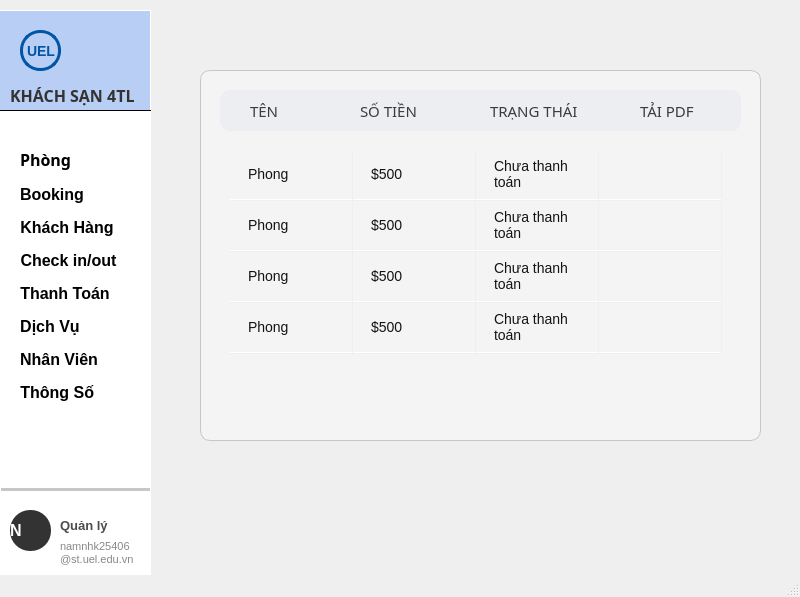
<?xml version="1.0" encoding="UTF-8"?>
<ui version="4.0">
 <class>MainWindow</class>
 <widget class="QMainWindow" name="MainWindow">
  <property name="geometry">
   <rect>
    <x>0</x>
    <y>0</y>
    <width>800</width>
    <height>597</height>
   </rect>
  </property>
  <property name="windowTitle">
   <string>MainWindow</string>
  </property>
  <widget class="QWidget" name="centralwidget">
   <widget class="QLabel" name="label">
    <property name="geometry">
     <rect>
      <x>200</x>
      <y>70</y>
      <width>561</width>
      <height>371</height>
     </rect>
    </property>
    <property name="styleSheet">
     <string notr="true">QLabel {
	background-color: #F4F4F4;
	border: 1px solid #c7c7c7;
	border-radius: 10px;
}</string>
    </property>
    <property name="text">
     <string/>
    </property>
   </widget>
   <widget class="QTableWidget" name="tableWidget">
    <property name="geometry">
     <rect>
      <x>230</x>
      <y>150</y>
      <width>501</width>
      <height>261</height>
     </rect>
    </property>
    <property name="styleSheet">
     <string notr="true">QTableWidget {
    background-color: #F4F4F4; /* Màu xám nhạt giống nền ảnh bạn gửi */
    border: none; /* Xóa viền ngoài để khít tuyệt đối */
    gridline-color: #efefef; /* Màu đường kẻ mảnh, nhẹ nhàng */
    font-size: 12px;
    color: #141212;
	font-family: &quot;Inter&quot;; /* Chọn phông chữ hiện đại */
    font-size: 14px;                 /* Kích thước chữ vừa mắt */
}

/* Chỉnh các ô nội dung */
QTableWidget::item {
    padding-left: 15px; /* Tạo khoảng trống bên trái cho chữ không bị dính viền */
    border-bottom: 1px solid #FFFFFF; /* Đường gạch dưới mỗi hàng */
}
</string>
    </property>
    <attribute name="horizontalHeaderVisible">
     <bool>false</bool>
    </attribute>
    <attribute name="horizontalHeaderDefaultSectionSize">
     <number>123</number>
    </attribute>
    <attribute name="verticalHeaderVisible">
     <bool>false</bool>
    </attribute>
    <attribute name="verticalHeaderDefaultSectionSize">
     <number>51</number>
    </attribute>
    <row>
     <property name="text">
      <string>New Row</string>
     </property>
    </row>
    <row>
     <property name="text">
      <string>New Row</string>
     </property>
    </row>
    <row>
     <property name="text">
      <string>New Row</string>
     </property>
    </row>
    <row>
     <property name="text">
      <string>New Row</string>
     </property>
    </row>
    <column>
     <property name="text">
      <string>New Column</string>
     </property>
     <property name="textAlignment">
      <set>AlignCenter</set>
     </property>
    </column>
    <column>
     <property name="text">
      <string>New Column</string>
     </property>
    </column>
    <column>
     <property name="text">
      <string>New Column</string>
     </property>
    </column>
    <column>
     <property name="text">
      <string>New Column</string>
     </property>
    </column>
    <item row="0" column="0">
     <property name="text">
      <string>Phong</string>
     </property>
    </item>
    <item row="0" column="1">
     <property name="text">
      <string>$500</string>
     </property>
    </item>
    <item row="0" column="2">
     <property name="text">
      <string>Chưa thanh toán </string>
     </property>
    </item>
    <item row="0" column="3">
     <property name="text">
      <string/>
     </property>
     <property name="textAlignment">
      <set>AlignCenter</set>
     </property>
    </item>
    <item row="1" column="0">
     <property name="text">
      <string>Phong</string>
     </property>
    </item>
    <item row="1" column="1">
     <property name="text">
      <string>$500</string>
     </property>
    </item>
    <item row="1" column="2">
     <property name="text">
      <string>Chưa thanh toán </string>
     </property>
    </item>
    <item row="1" column="3">
     <property name="text">
      <string/>
     </property>
     <property name="textAlignment">
      <set>AlignCenter</set>
     </property>
    </item>
    <item row="2" column="0">
     <property name="text">
      <string>Phong</string>
     </property>
    </item>
    <item row="2" column="1">
     <property name="text">
      <string>$500</string>
     </property>
    </item>
    <item row="2" column="2">
     <property name="text">
      <string>Chưa thanh toán </string>
     </property>
    </item>
    <item row="2" column="3">
     <property name="text">
      <string/>
     </property>
     <property name="textAlignment">
      <set>AlignCenter</set>
     </property>
    </item>
    <item row="3" column="0">
     <property name="text">
      <string>Phong</string>
     </property>
    </item>
    <item row="3" column="1">
     <property name="text">
      <string>$500</string>
     </property>
    </item>
    <item row="3" column="2">
     <property name="text">
      <string>Chưa thanh toán </string>
     </property>
    </item>
    <item row="3" column="3">
     <property name="text">
      <string/>
     </property>
     <property name="textAlignment">
      <set>AlignCenter</set>
     </property>
    </item>
   </widget>
   <widget class="QLabel" name="label_4">
    <property name="geometry">
     <rect>
      <x>60</x>
      <y>510</y>
      <width>61</width>
      <height>31</height>
     </rect>
    </property>
    <property name="font">
     <font>
      <pointsize>-1</pointsize>
      <weight>75</weight>
      <bold>true</bold>
     </font>
    </property>
    <property name="styleSheet">
     <string notr="true">QLabel{
	font-size: 13px; 
	font-weight: bold; 
	color: #4c4c4c;
}</string>
    </property>
    <property name="text">
     <string>Quản lý</string>
    </property>
   </widget>
   <widget class="QWidget" name="verticalLayoutWidget">
    <property name="geometry">
     <rect>
      <x>20</x>
      <y>140</y>
      <width>111</width>
      <height>273</height>
     </rect>
    </property>
    <layout class="QVBoxLayout" name="verticalLayout_3">
     <item>
      <widget class="QPushButton" name="pushButton_19">
       <property name="font">
        <font>
         <family>Montserrat</family>
         <pointsize>12</pointsize>
         <weight>75</weight>
         <bold>true</bold>
        </font>
       </property>
       <property name="layoutDirection">
        <enum>Qt::LeftToRight</enum>
       </property>
       <property name="styleSheet">
        <string notr="true">QPushButton {
	background-color:white;
	border:1px;
	font-family: &quot;Montserrat&quot;;
	font-size:12pt;
	font-weight: bold;
	text-align: left;
}
QPushButton:hover {
	background-color:white;
	border:1px;
	font-family: &quot;Montserrat&quot;;
	font-size:13pt;
	font-weight: bold;
	text-align: left;
}
	</string>
       </property>
       <property name="text">
        <string>Phòng</string>
       </property>
      </widget>
     </item>
     <item>
      <widget class="QPushButton" name="pushButton_20">
       <property name="styleSheet">
        <string notr="true">QPushButton {
	background-color:white;
	border:1px;
	font-family: &quot;Montserrat&quot;;
	font-size:12pt;
	font-weight: bold;
	text-align: left;
}
QPushButton:hover {
	background-color:white;
	border:1px;
	font-family: &quot;Montserrat&quot;;
	font-size:13pt;
	font-weight: bold;
	text-align: left;
}</string>
       </property>
       <property name="text">
        <string>Booking</string>
       </property>
      </widget>
     </item>
     <item alignment="Qt::AlignLeft">
      <widget class="QPushButton" name="pushButton_21">
       <property name="styleSheet">
        <string notr="true">QPushButton {
	background-color:white;
	border:1px;
	font-family: &quot;Montserrat&quot;;
	font-size:12pt;
	font-weight: bold;
}
QPushButton:hover {
	background-color:white;
	border:1px;
	font-family: &quot;Montserrat&quot;;
	font-size:13pt;
	font-weight: bold;
	text-align: left;
}</string>
       </property>
       <property name="text">
        <string>Khách Hàng</string>
       </property>
      </widget>
     </item>
     <item alignment="Qt::AlignLeft">
      <widget class="QPushButton" name="pushButton_22">
       <property name="styleSheet">
        <string notr="true">QPushButton {
	background-color:white;
	border:1px;
	font-family: &quot;Montserrat&quot;;
	font-size:12pt;
	font-weight: bold;
}
QPushButton:hover {
	background-color:white;
	border:1px;
	font-family: &quot;Montserrat&quot;;
	font-size:13pt;
	font-weight: bold;
	text-align: left;
}</string>
       </property>
       <property name="text">
        <string>Check in/out</string>
       </property>
      </widget>
     </item>
     <item alignment="Qt::AlignLeft">
      <widget class="QPushButton" name="pushButton_23">
       <property name="styleSheet">
        <string notr="true">QPushButton {
	background-color:white;
	border:1px;
	font-family: &quot;Montserrat&quot;;
	font-size:12pt;
	font-weight: bold;
}
QPushButton:hover {
	background-color:white;
	border:1px;
	font-family: &quot;Montserrat&quot;;
	font-size:13pt;
	font-weight: bold;
	text-align: left;
}</string>
       </property>
       <property name="text">
        <string>Thanh Toán</string>
       </property>
      </widget>
     </item>
     <item alignment="Qt::AlignLeft">
      <widget class="QPushButton" name="pushButton_24">
       <property name="styleSheet">
        <string notr="true">QPushButton {
	background-color:white;
	border:1px;
	font-family: &quot;Montserrat&quot;;
	font-size:12pt;
	font-weight: bold;
}
QPushButton:hover {
	background-color:white;
	border:1px;
	font-family: &quot;Montserrat&quot;;
	font-size:13pt;
	font-weight: bold;
	text-align: left;
}</string>
       </property>
       <property name="text">
        <string>Dịch Vụ</string>
       </property>
      </widget>
     </item>
     <item alignment="Qt::AlignLeft">
      <widget class="QPushButton" name="pushButton_25">
       <property name="styleSheet">
        <string notr="true">QPushButton {
	background-color:white;
	border:1px;
	font-family: &quot;Montserrat&quot;;
	font-size:12pt;
	font-weight: bold;
}
QPushButton:hover {
	background-color:white;
	border:1px;
	font-family: &quot;Montserrat&quot;;
	font-size:13pt;
	font-weight: bold;
	text-align: left;
}</string>
       </property>
       <property name="text">
        <string>Nhân Viên</string>
       </property>
      </widget>
     </item>
     <item alignment="Qt::AlignLeft">
      <widget class="QPushButton" name="pushButton_26">
       <property name="styleSheet">
        <string notr="true">QPushButton {
	background-color:white;
	border:1px;
	font-family: &quot;Montserrat&quot;;
	font-size:12pt;
	font-weight: bold;
}
QPushButton:hover {
	background-color:white;
	border:1px;
	font-family: &quot;Montserrat&quot;;
	font-size:13pt;
	font-weight: bold;
	text-align: left;
}</string>
       </property>
       <property name="text">
        <string>Thông Số </string>
       </property>
      </widget>
     </item>
    </layout>
   </widget>
   <widget class="QTextBrowser" name="textBrowser">
    <property name="geometry">
     <rect>
      <x>-10</x>
      <y>10</y>
      <width>161</width>
      <height>101</height>
     </rect>
    </property>
    <property name="styleSheet">
     <string notr="true">QTextBrowser {
	background-color: #B9CEF4;
	border: 1px solid white
}</string>
    </property>
   </widget>
   <widget class="QTextBrowser" name="textBrowser_3">
    <property name="geometry">
     <rect>
      <x>0</x>
      <y>490</y>
      <width>151</width>
      <height>91</height>
     </rect>
    </property>
    <property name="styleSheet">
     <string notr="true">QTextBrowser {
	border:1px;
}</string>
    </property>
   </widget>
   <widget class="QLabel" name="label_7">
    <property name="geometry">
     <rect>
      <x>20</x>
      <y>30</y>
      <width>41</width>
      <height>41</height>
     </rect>
    </property>
    <property name="font">
     <font>
      <pointsize>-1</pointsize>
      <weight>75</weight>
      <bold>true</bold>
     </font>
    </property>
    <property name="styleSheet">
     <string notr="true">QLabel {
    background-color: #B9CEF4;
    color: #0055A5;
    border-radius: 20px;       /* Bằng 1/2 chiều cao 40px để tạo hình tròn */
    font-weight: bold;
    font-size: 14px;
    qproperty-alignment: 'AlignCenter';
	border: 3px solid #0055A5;
}</string>
    </property>
    <property name="text">
     <string>UEL</string>
    </property>
   </widget>
   <widget class="QLabel" name="label_8">
    <property name="geometry">
     <rect>
      <x>60</x>
      <y>540</y>
      <width>81</width>
      <height>26</height>
     </rect>
    </property>
    <property name="styleSheet">
     <string notr="true">QLabel {
	font-size: 11px; 
	color: #888888;
}</string>
    </property>
    <property name="text">
     <string>namnhk25406
@st.uel.edu.vn</string>
    </property>
   </widget>
   <widget class="QLabel" name="label_3">
    <property name="geometry">
     <rect>
      <x>10</x>
      <y>40</y>
      <width>141</width>
      <height>111</height>
     </rect>
    </property>
    <property name="font">
     <font>
      <family>Montserrat</family>
      <pointsize>12</pointsize>
      <weight>75</weight>
      <bold>true</bold>
     </font>
    </property>
    <property name="styleSheet">
     <string notr="true">QLabel {
	color: #333333;
	font-family: &quot;Montserrat&quot;;
	font-size:12pt;
	font-weight: bold;
}</string>
    </property>
    <property name="text">
     <string>KHÁCH SẠN 4TL</string>
    </property>
   </widget>
   <widget class="QLabel" name="label_9">
    <property name="geometry">
     <rect>
      <x>10</x>
      <y>510</y>
      <width>41</width>
      <height>41</height>
     </rect>
    </property>
    <property name="styleSheet">
     <string notr="true">QLabel {
    background-color: #333333; /* Màu nền đen xám */
    color: white;
    border-radius: 20px;       /* Bằng 1/2 chiều cao 40px để tạo hình tròn */
    font-weight: bold;
    font-size: 16px;
    qproperty-alignment: 'AlignCenter';
}</string>
    </property>
    <property name="text">
     <string>N</string>
    </property>
   </widget>
   <widget class="QPushButton" name="pushButton_10">
    <property name="geometry">
     <rect>
      <x>110</x>
      <y>490</y>
      <width>41</width>
      <height>41</height>
     </rect>
    </property>
    <property name="cursor">
     <cursorShape>PointingHandCursor</cursorShape>
    </property>
    <property name="styleSheet">
     <string notr="true">QPushButton {
    background-color: transparent;
    border: none;
	icon-size:	18px;
}
</string>
    </property>
    <property name="text">
     <string/>
    </property>
    <property name="icon">
     <iconset>
      <normaloff>banhrang.png</normaloff>banhrang.png</iconset>
    </property>
   </widget>
   <widget class="QTextBrowser" name="textBrowser_2">
    <property name="geometry">
     <rect>
      <x>0</x>
      <y>110</y>
      <width>151</width>
      <height>381</height>
     </rect>
    </property>
    <property name="styleSheet">
     <string notr="true">QTextBrowser {
	border-top: 1px solid black;
	border-right:1px solid white;
	border-left:1px solid white;
	border-bottom:3px solid #c7c7c7;
}</string>
    </property>
   </widget>
   <widget class="QFrame" name="frame">
    <property name="geometry">
     <rect>
      <x>220</x>
      <y>90</y>
      <width>521</width>
      <height>41</height>
     </rect>
    </property>
    <property name="styleSheet">
     <string notr="true">#frame {
	background-color: #ECEEF1;
	border-radius:10px;
}
QFrame {
	background-color:none;
}</string>
    </property>
    <property name="frameShape">
     <enum>QFrame::StyledPanel</enum>
    </property>
    <property name="frameShadow">
     <enum>QFrame::Raised</enum>
    </property>
    <widget class="QLabel" name="label_2">
     <property name="geometry">
      <rect>
       <x>30</x>
       <y>0</y>
       <width>51</width>
       <height>41</height>
      </rect>
     </property>
     <property name="font">
      <font>
       <family>MS Reference Sans Serif</family>
       <pointsize>11</pointsize>
      </font>
     </property>
     <property name="styleSheet">
      <string notr="true">QLabel{
	color: #3B3B3C ;
	background-color: none ;
	border:1px;
	font-family: &quot;MS Reference Sans Serif&quot; ;
	font-size: 11pt;
}</string>
     </property>
     <property name="text">
      <string>TÊN</string>
     </property>
    </widget>
    <widget class="QLabel" name="label_5">
     <property name="geometry">
      <rect>
       <x>140</x>
       <y>0</y>
       <width>91</width>
       <height>41</height>
      </rect>
     </property>
     <property name="font">
      <font>
       <family>MS Reference Sans Serif</family>
       <pointsize>11</pointsize>
      </font>
     </property>
     <property name="styleSheet">
      <string notr="true">QLabel{
	color: #3B3B3C ;
	background-color: none ;
	border:1px;
	font-family: &quot;MS Reference Sans Serif&quot; ;
	font-size: 11pt;
}</string>
     </property>
     <property name="text">
      <string>SỐ TIỀN</string>
     </property>
    </widget>
    <widget class="QLabel" name="label_6">
     <property name="geometry">
      <rect>
       <x>270</x>
       <y>0</y>
       <width>111</width>
       <height>41</height>
      </rect>
     </property>
     <property name="font">
      <font>
       <family>MS Reference Sans Serif</family>
       <pointsize>11</pointsize>
      </font>
     </property>
     <property name="styleSheet">
      <string notr="true">QLabel{
	color: #3B3B3C ;
	background-color: none ;
	border:1px;
	font-family: &quot;MS Reference Sans Serif&quot; ;
	font-size: 11pt;
}</string>
     </property>
     <property name="text">
      <string>TRẠNG THÁI</string>
     </property>
    </widget>
    <widget class="QLabel" name="label_10">
     <property name="geometry">
      <rect>
       <x>420</x>
       <y>0</y>
       <width>71</width>
       <height>41</height>
      </rect>
     </property>
     <property name="font">
      <font>
       <family>MS Reference Sans Serif</family>
       <pointsize>11</pointsize>
      </font>
     </property>
     <property name="styleSheet">
      <string notr="true">QLabel{
	color: #3B3B3C ;
	background-color: none ;
	border:1px;
	font-family: &quot;MS Reference Sans Serif&quot; ;
	font-size: 11pt;
}</string>
     </property>
     <property name="text">
      <string>TẢI PDF</string>
     </property>
    </widget>
   </widget>
   <widget class="QPushButton" name="pushButton_9">
    <property name="geometry">
     <rect>
      <x>640</x>
      <y>160</y>
      <width>61</width>
      <height>31</height>
     </rect>
    </property>
    <property name="font">
     <font>
      <family>Montserrat</family>
      <pointsize>11</pointsize>
      <weight>50</weight>
      <bold>false</bold>
     </font>
    </property>
    <property name="cursor">
     <cursorShape>PointingHandCursor</cursorShape>
    </property>
    <property name="styleSheet">
     <string notr="true">QPushButton {
	background-color:transparent;
	border:1px;
}</string>
    </property>
    <property name="text">
     <string/>
    </property>
    <property name="icon">
     <iconset>
      <normaloff>taimoi.png</normaloff>taimoi.png</iconset>
    </property>
    <property name="iconSize">
     <size>
      <width>30</width>
      <height>30</height>
     </size>
    </property>
   </widget>
   <widget class="QPushButton" name="pushButton_11">
    <property name="geometry">
     <rect>
      <x>640</x>
      <y>210</y>
      <width>61</width>
      <height>31</height>
     </rect>
    </property>
    <property name="font">
     <font>
      <family>Montserrat</family>
      <pointsize>11</pointsize>
      <weight>50</weight>
      <bold>false</bold>
     </font>
    </property>
    <property name="cursor">
     <cursorShape>PointingHandCursor</cursorShape>
    </property>
    <property name="styleSheet">
     <string notr="true">QPushButton {
	background-color:transparent;
	border:1px;
}</string>
    </property>
    <property name="text">
     <string/>
    </property>
    <property name="icon">
     <iconset>
      <normaloff>taimoi.png</normaloff>taimoi.png</iconset>
    </property>
    <property name="iconSize">
     <size>
      <width>30</width>
      <height>30</height>
     </size>
    </property>
   </widget>
   <widget class="QPushButton" name="pushButton_12">
    <property name="geometry">
     <rect>
      <x>640</x>
      <y>260</y>
      <width>61</width>
      <height>31</height>
     </rect>
    </property>
    <property name="font">
     <font>
      <family>Montserrat</family>
      <pointsize>11</pointsize>
      <weight>50</weight>
      <bold>false</bold>
     </font>
    </property>
    <property name="cursor">
     <cursorShape>PointingHandCursor</cursorShape>
    </property>
    <property name="styleSheet">
     <string notr="true">QPushButton {
	background-color:transparent;
	border:1px;
}</string>
    </property>
    <property name="text">
     <string/>
    </property>
    <property name="icon">
     <iconset>
      <normaloff>taimoi.png</normaloff>taimoi.png</iconset>
    </property>
    <property name="iconSize">
     <size>
      <width>30</width>
      <height>30</height>
     </size>
    </property>
   </widget>
   <widget class="QPushButton" name="pushButton_13">
    <property name="geometry">
     <rect>
      <x>640</x>
      <y>310</y>
      <width>61</width>
      <height>31</height>
     </rect>
    </property>
    <property name="font">
     <font>
      <family>Montserrat</family>
      <pointsize>11</pointsize>
      <weight>50</weight>
      <bold>false</bold>
     </font>
    </property>
    <property name="cursor">
     <cursorShape>PointingHandCursor</cursorShape>
    </property>
    <property name="styleSheet">
     <string notr="true">QPushButton {
	background-color:transparent;
	border:1px;
}</string>
    </property>
    <property name="text">
     <string/>
    </property>
    <property name="icon">
     <iconset>
      <normaloff>taimoi.png</normaloff>taimoi.png</iconset>
    </property>
    <property name="iconSize">
     <size>
      <width>30</width>
      <height>30</height>
     </size>
    </property>
   </widget>
   <zorder>textBrowser</zorder>
   <zorder>textBrowser_3</zorder>
   <zorder>textBrowser_2</zorder>
   <zorder>label</zorder>
   <zorder>tableWidget</zorder>
   <zorder>label_4</zorder>
   <zorder>verticalLayoutWidget</zorder>
   <zorder>label_7</zorder>
   <zorder>label_8</zorder>
   <zorder>label_3</zorder>
   <zorder>label_9</zorder>
   <zorder>pushButton_10</zorder>
   <zorder>frame</zorder>
   <zorder>pushButton_9</zorder>
   <zorder>pushButton_11</zorder>
   <zorder>pushButton_12</zorder>
   <zorder>pushButton_13</zorder>
  </widget>
  <widget class="QMenuBar" name="menubar">
   <property name="geometry">
    <rect>
     <x>0</x>
     <y>0</y>
     <width>800</width>
     <height>21</height>
    </rect>
   </property>
  </widget>
  <widget class="QStatusBar" name="statusbar"/>
 </widget>
 <resources/>
 <connections/>
</ui>
